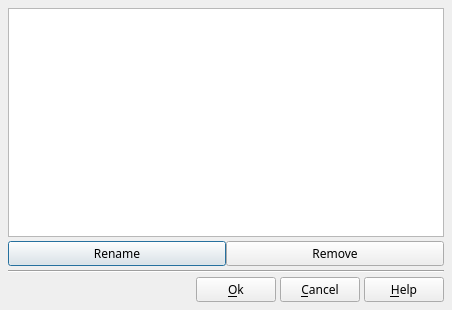
<?xml version="1.0" encoding="UTF-8"?>
<ui version="4.0">
 <class>DlgManageFavorite</class>
 <widget class="QDialog" name="DlgManageFavorite">
  <property name="geometry">
   <rect>
    <x>0</x>
    <y>0</y>
    <width>452</width>
    <height>310</height>
   </rect>
  </property>
  <property name="font">
   <font>
    <family>Sans Serif</family>
    <pointsize>9</pointsize>
   </font>
  </property>
  <property name="windowTitle">
   <string comment="Dialog title">Manage favorite</string>
  </property>
  <layout class="QVBoxLayout" name="verticalLayout">
   <property name="spacing">
    <number>4</number>
   </property>
   <property name="leftMargin">
    <number>8</number>
   </property>
   <property name="topMargin">
    <number>8</number>
   </property>
   <property name="rightMargin">
    <number>8</number>
   </property>
   <property name="bottomMargin">
    <number>8</number>
   </property>
   <item>
    <widget class="QListWidget" name="ListFavorite">
     <property name="font">
      <font>
       <pointsize>9</pointsize>
      </font>
     </property>
     <property name="editTriggers">
      <set>QAbstractItemView::NoEditTriggers</set>
     </property>
     <property name="showDropIndicator" stdset="0">
      <bool>false</bool>
     </property>
     <property name="dragDropOverwriteMode">
      <bool>false</bool>
     </property>
     <property name="selectionMode">
      <enum>QAbstractItemView::SingleSelection</enum>
     </property>
     <property name="selectionBehavior">
      <enum>QAbstractItemView::SelectRows</enum>
     </property>
     <property name="verticalScrollMode">
      <enum>QAbstractItemView::ScrollPerItem</enum>
     </property>
     <property name="horizontalScrollMode">
      <enum>QAbstractItemView::ScrollPerPixel</enum>
     </property>
    </widget>
   </item>
   <item>
    <layout class="QHBoxLayout" name="horizontalLayout_3">
     <property name="spacing">
      <number>0</number>
     </property>
     <property name="leftMargin">
      <number>0</number>
     </property>
     <property name="topMargin">
      <number>0</number>
     </property>
     <property name="rightMargin">
      <number>0</number>
     </property>
     <property name="bottomMargin">
      <number>0</number>
     </property>
     <item>
      <widget class="QPushButton" name="DBRenameBT">
       <property name="toolTip">
        <string>Rename favorite</string>
       </property>
       <property name="text">
        <string>Rename</string>
       </property>
       <property name="icon">
        <iconset>
         <normaloff>:/img/db_update.png</normaloff>:/img/db_update.png</iconset>
       </property>
      </widget>
     </item>
     <item>
      <widget class="QPushButton" name="DBRemoveBT">
       <property name="toolTip">
        <string>Remove favorite</string>
       </property>
       <property name="text">
        <string>Remove</string>
       </property>
       <property name="icon">
        <iconset>
         <normaloff>:/img/db_remove.png</normaloff>:/img/db_remove.png</iconset>
       </property>
      </widget>
     </item>
    </layout>
   </item>
   <item>
    <widget class="Line" name="line">
     <property name="orientation">
      <enum>Qt::Horizontal</enum>
     </property>
    </widget>
   </item>
   <item>
    <layout class="QHBoxLayout" name="horizontalLayout_2">
     <property name="spacing">
      <number>4</number>
     </property>
     <item>
      <spacer name="horizontalSpacer">
       <property name="orientation">
        <enum>Qt::Horizontal</enum>
       </property>
       <property name="sizeHint" stdset="0">
        <size>
         <width>40</width>
         <height>20</height>
        </size>
       </property>
      </spacer>
     </item>
     <item>
      <widget class="QPushButton" name="OKBT">
       <property name="toolTip">
        <string>Accept modification and exit dialog box</string>
       </property>
       <property name="text">
        <string>&amp;Ok</string>
       </property>
       <property name="icon">
        <iconset>
         <normaloff>:/img/action_ok.png</normaloff>:/img/action_ok.png</iconset>
       </property>
      </widget>
     </item>
     <item>
      <widget class="QPushButton" name="CancelBt">
       <property name="toolTip">
        <string>Cancel modification and exit dialog box</string>
       </property>
       <property name="text">
        <string>&amp;Cancel</string>
       </property>
       <property name="icon">
        <iconset>
         <normaloff>:/img/action_cancel.png</normaloff>:/img/action_cancel.png</iconset>
       </property>
      </widget>
     </item>
     <item>
      <widget class="QPushButton" name="HelpBt">
       <property name="toolTip">
        <string>Show help about this dialogue box</string>
       </property>
       <property name="text">
        <string>&amp;Help</string>
       </property>
       <property name="icon">
        <iconset>
         <normaloff>:/img/help.png</normaloff>:/img/help.png</iconset>
       </property>
      </widget>
     </item>
    </layout>
   </item>
  </layout>
 </widget>
 <resources/>
 <connections/>
</ui>
